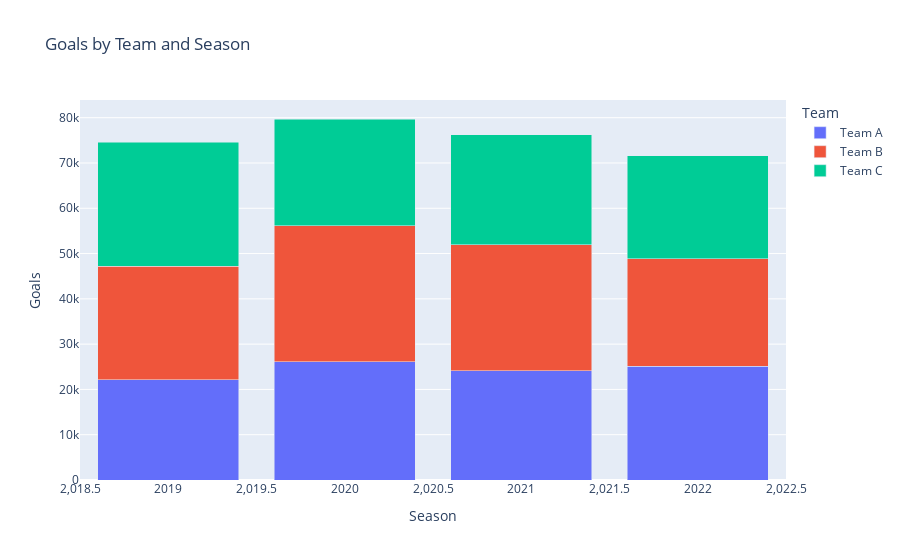

The notebook cell saved with this chart:
### Code cell
season_team_goals = data.groupby(['Season', 'Team'])['Goals'].sum().reset_index()
fig2 = px.bar(
    season_team_goals, 
    x='Season', 
    y='Goals', 
    color='Team', 
    title='Goals by Team and Season', 
    barmode='stack'
)
fig2.show()

### Figure 1 — Plotly figure (JSON) as saved in the notebook; plotly's stock layout.template omitted (floating-point values rounded to 4 significant figures)
{"data": [{"alignmentgroup": "True", "hovertemplate": "Team=Team A<br>Season=%{x}<br>Goals=%{y}<extra></extra>", "legendgroup": "Team A", "marker": {"color": "#636efa", "pattern": {"shape": ""}}, "name": "Team A", "offsetgroup": "Team A", "orientation": "v", "showlegend": true, "textposition": "auto", "type": "bar", "x": [2019, 2020, 2021, 2022], "xaxis": "x", "y": [22161, 26159, 24078, 25079], "yaxis": "y"}, {"alignmentgroup": "True", "hovertemplate": "Team=Team B<br>Season=%{x}<br>Goals=%{y}<extra></extra>", "legendgroup": "Team B", "marker": {"color": "#EF553B", "pattern": {"shape": ""}}, "name": "Team B", "offsetgroup": "Team B", "orientation": "v", "showlegend": true, "textposition": "auto", "type": "bar", "x": [2019, 2020, 2021, 2022], "xaxis": "x", "y": [25033, 30015, 27865, 23748], "yaxis": "y"}, {"alignmentgroup": "True", "hovertemplate": "Team=Team C<br>Season=%{x}<br>Goals=%{y}<extra></extra>", "legendgroup": "Team C", "marker": {"color": "#00cc96", "pattern": {"shape": ""}}, "name": "Team C", "offsetgroup": "Team C", "orientation": "v", "showlegend": true, "textposition": "auto", "type": "bar", "x": [2019, 2020, 2021, 2022], "xaxis": "x", "y": [27368, 23539, 24257, 22734], "yaxis": "y"}], "layout": {"barmode": "stack", "legend": {"title": {"text": "Team"}, "tracegroupgap": 0}, "title": {"text": "Goals by Team and Season"}, "xaxis": {"anchor": "y", "domain": [0, 1], "title": {"text": "Season"}}, "yaxis": {"anchor": "x", "domain": [0, 1], "title": {"text": "Goals"}}}}
